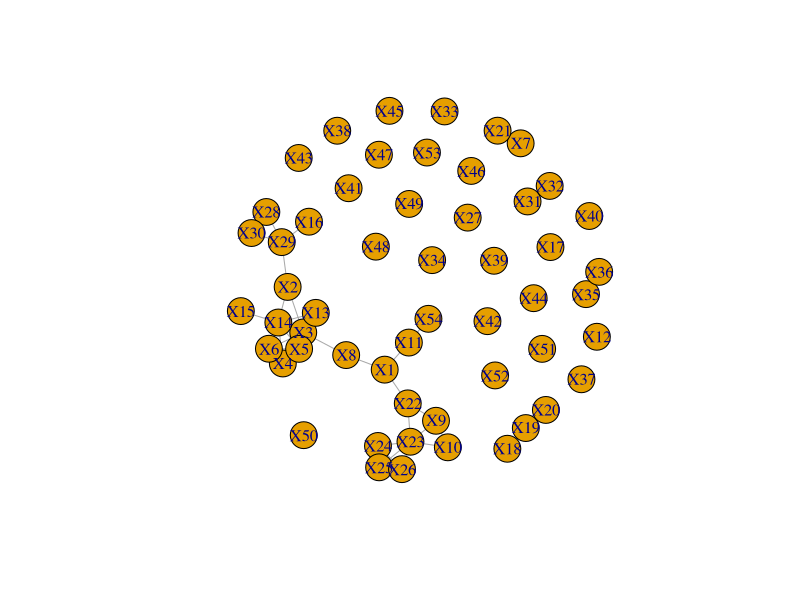

Recreate this plot in R. (Note: this script raises an error after producing the figure.)
#house keeping - set working directory 
#Read data 

gang<- read.csv("LONDON_GANG.csv", header = TRUE)

#transfort the data into a martix
gang_matrix<-as.matrix(gang)

#balance the matrix by removing the first column 
gang_matrix<-gang_matrix[, -1]

#Convert the matrix values to numeric 
class(gang_matrix)<- "numeric"

#convert the matrix to binary data. 1s and 2s will be converted to 0s and 3s and 4s will the converted to 1s.
#this is becasue we want a network of gang members that commit serious crimes together. 
#this way we create an adjecency matrix
gang_matrix[gang_matrix < 3]<- 0
gang_matrix[gang_matrix >= 3]<- 1

#plot the network
install.packages("igraph")
library(igraph)

#check the number of connections in the the network by summing the 1s found the rows 
rowSums(gang_matrix)

#plot the matrix 
gang.adj <- graph_from_adjacency_matrix(gang_matrix, mode = "undirected",diag = FALSE)
plot(gang.adj)

#identify centrality in the network
#DEGREE CENTRALITY (identify the person with the most connections)

gang_degree<- degree(gang.adj)
gang_degree #offender 14 is the one with the higher degree centrality being connected to 7 other criminals.
max(gang_degree)
#CLOSENESS (how many steps it takes to reach every member of the network. the higher the value the more central is the node or criminal)

gang_close<- closeness(gang.adj)
gang_close
max_closeness <-max(gang_close)

#calculate average closeness
gang.close.avg = 1 / (gang_close * nrow(gang_matrix))
gang.close.avg

##Plot the centrality of the network using closeness
plot(gang.adj, vertex.size = gang_close * 25000, main = "closeness")


##BETWEENESS
gang.between <- betweenness(gang.adj)
gang.between

### Plot the centrality of the network using betweenness
plot(gang.adj, vertex.size = gang.between * .1, main = "betweenness")

### Calculate page rank
gang.rank <- page.rank(gang.adj, directed = FALSE)$vector
gang.rank
## Plot page rank
plot(gang.adj, vertex.size = gang.rank * 500, edge.width = 1)

## Combine matrices
gang.combined <- cbind(gang_degree, gang.close.avg, gang.between, gang.rank)
gang.combined
